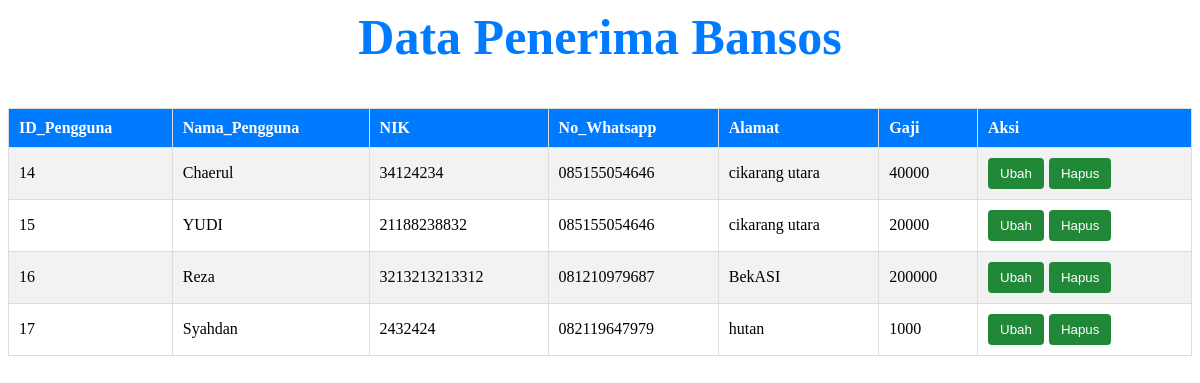
The page /Admin/penerima.php on the database its author committed.
### tables this page shows
CREATE TABLE `user` (
  `ID_Pengguna` int(11) NOT NULL,
  `Nama_Pengguna` varchar(255) NOT NULL,
  `NIK` varchar(16) NOT NULL,
  `No_Whatsapp` varchar(15) NOT NULL,
  `Alamat` varchar(255) NOT NULL,
  `Gaji` int(11) NOT NULL
);

### Admin/penerima.php (the view, shortened to what this page needs)
<?php
$servername = "localhost";
$username = "root";
$password_db = "";
$dbname = "bantuan-sosial";
$conn = new mysqli($servername, $username, $password_db, $dbname);
$sql = "SELECT * FROM user";
$result = $conn->query($sql);
echo "<html>
<head>
<style>
    h2 {
        text-align: center;
        color: #007bff;
        font-size: 50px;
    }
    table {
        width: 100%;
        border-collapse: collapse;
        margin-top: 20px;
    }
    th, td {
        padding: 10px;
        border: 1px solid #ddd;
        text-align: left;
    }
    th {
        background-color: #007bff;
        color: white;
    }
    tr:nth-child(even) {
        background-color: #f2f2f2;
    }
    td {
        word-wrap: break-word;
        max-width: 250px;
    }
    .ubah-btn,
    .hapus-btn {
        background-color: #218838;
        color: #fff;
        padding: 8px 12px;
        border: none;
        border-radius: 4px;
        cursor: pointer;
        margin-right: 5px;
    }
    .ubah-btn:hover,
    .hapus-btn:hover {
        background-color: #007bff;
    }
</style>
</head>
<body>";
echo "<h2>Data Penerima Bansos</h2>";
echo "<table>";
echo "<tr><th>ID_Pengguna</th><th>Nama_Pengguna</th><th>NIK</th><th>No_Whatsapp</th><th>Alamat</th><th>Gaji</th><th>Aksi</th></tr>";
if ($result->num_rows > 0) {
    while ($row = $result->fetch_assoc()) {
        echo "<tr><td>" . $row["ID_Pengguna"] . "</td><td>" . $row["Nama_Pengguna"] . "</td><td>" . $row["NIK"] . "</td><td>" . $row["No_Whatsapp"] . "</td><td>" . $row["Alamat"] . "</td><td>" . $row["Gaji"] . "</td>";
        echo "<td><button class='ubah-btn' onclick='ubahData(" . $row["ID_Pengguna"] . ")'>Ubah</button>";
        echo "<button class='hapus-btn' onclick='hapusData(" . $row["ID_Pengguna"] . ")'>Hapus</button></td></tr>";
    }
} else {
    echo "<tr><td colspan='7'>Tidak ada data</td></tr>";
}
echo "</table>";
echo "</body></html>";
?>
<!DOCTYPE html>
<html lang="en">
<head>
</head>
<body>
</body>
</html>

### Admin/penerima.php (style rules this page uses)
h2 { text-align: center; color: #007bff; font-size: 50px; }
table { width: 100%; border-collapse: collapse; margin-top: 20px; }
th, td { padding: 10px; border: 1px solid #ddd; text-align: left; }
th { background-color: #007bff; color: white; }
tr:nth-child(even) { background-color: #f2f2f2; }
td { word-wrap: break-word; max-width: 250px; }
.ubah-btn, .hapus-btn { background-color: #218838; color: #fff; padding: 8px 12px; border: none; border-radius: 4px; cursor: pointer; margin-right: 5px; }

### rows shown on the page
user: ID_Pengguna "14", Nama_Pengguna "Chaerul", NIK "34124234", No_Whatsapp "085155054646", Alamat "cikarang utara", Gaji "40000"
user: ID_Pengguna "15", Nama_Pengguna "YUDI", NIK "21188238832", No_Whatsapp "085155054646", Alamat "cikarang utara", Gaji "20000"
user: ID_Pengguna "16", Nama_Pengguna "Reza", NIK "3213213213312", No_Whatsapp "081210979687", Alamat "BekASI", Gaji "200000"
user: ID_Pengguna "17", Nama_Pengguna "Syahdan", NIK "2432424", No_Whatsapp "082119647979", Alamat "hutan", Gaji "1000"
